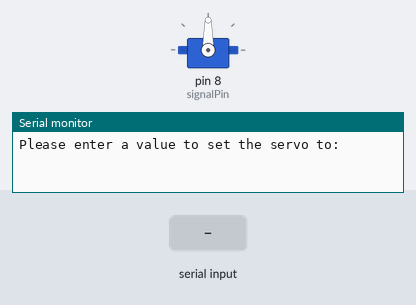
The sketch below on a simulated Arduino Uno, built with avr-gcc and run on an emulated ATmega328P. On the bench: servo, the last lines printed to the serial monitor. The test bench sets the inputs (shaded band).

Above: at 1.2 s.
1.3 s: "90,45\n" received over Serial
At 3.3 s:
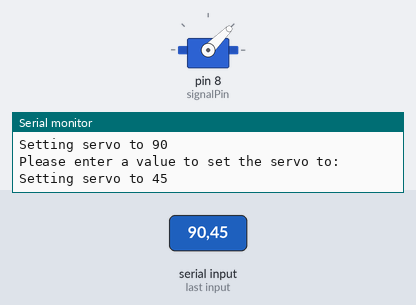
3.8 s: "30,150\n" received over Serial
At 5.2 s:
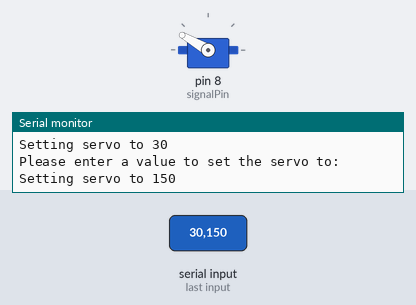
6.3 s: "200\n" received over Serial
At 7.6 s:
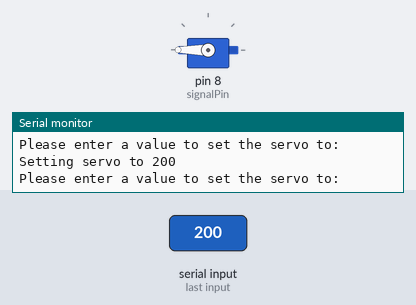
9.3 s: "90\n" received over Serial
At 12.7 s:
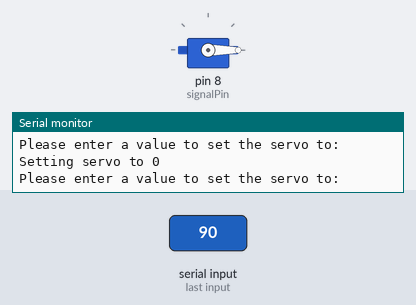
Timing chart, 0 to 13.3 s (numbered marks = the images above; inputs shaded):
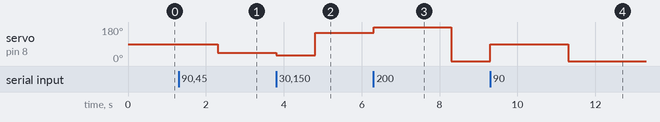

Measured:
- after the input at 1.3 s, servo on pin 8 (signalPin): 90° → 45° after 1.0 s
- after the input at 3.8 s, servo on pin 8 (signalPin): 45° → 30° at once, → 150° 1.0 s later
- after the input at 6.3 s, servo on pin 8 (signalPin): 150° → 180° at once, → 0° 2.0 s later
- after the input at 9.3 s, servo on pin 8 (signalPin): 0° → 90° at once, → 0° 2.0 s later

The sketch:

Servo_Motor_Tutorial.ino
```cpp
/* Basic Servo Motor Tuitorial

*** Wiring Instructions ***
Arduino Pin 5v --- Servo Wire Red
Arduino Pin GND --- Servo Wire Black
Arduino Pin (Any Digital Pin) --- Servo Wire Yellow

*/

#include <Servo.h>    // Including the servo library
Servo myServo;        // Creating a new servo object named myServo
int pos = 90;         // Creating int named pos and setting it to 90. This will be the degrees our servo turns.
int signalPin = 8;    // This is the pin that the signal wire is connect to the arduino through. Can be any digital out pin.

void setup()
{
  Serial.begin(9600);
  myServo.attach(signalPin);    // Attaches the servo to the signalPin of the Arduino
}

void loop()
{
  Serial.println("Please enter a value to set the servo to: ");   // Asking user to set a value to move the servo to
  while (Serial.available() == 0)
  {
  }
  pos = Serial.parseInt();
  Serial.print("Setting servo to ");
  Serial.println(pos);
  myServo.write(pos);   // This is basically the only line of code in void loop() we will need. This is how you write a position to the servo. pos needs to = 0-180
  delay(1000);
}
```
